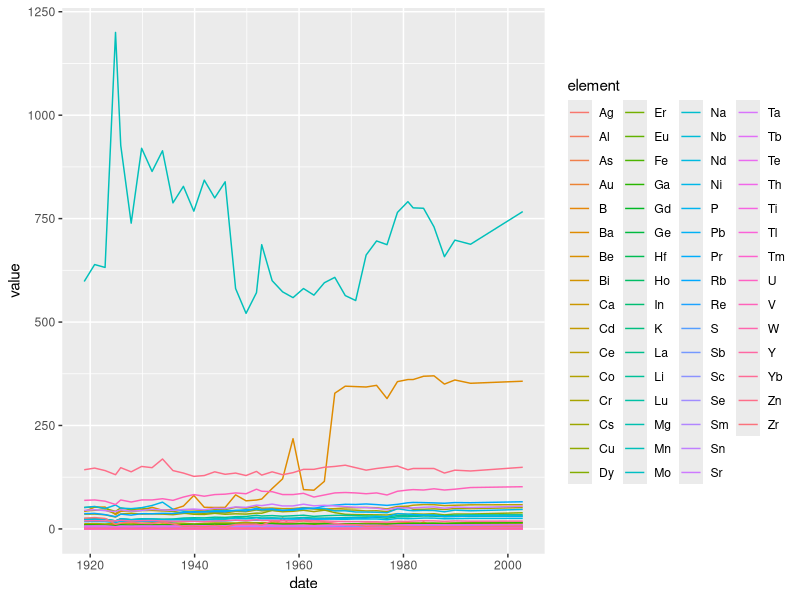
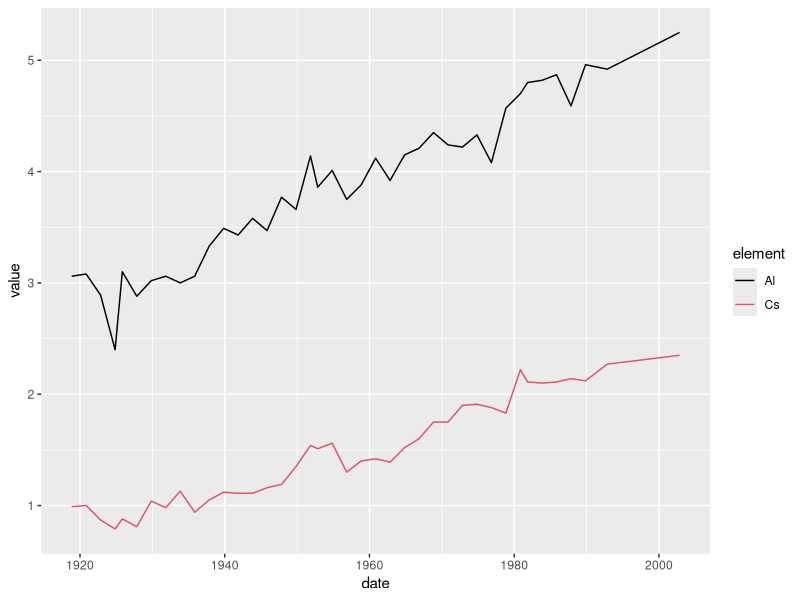

The R script that drew these images, in order:
library(tidyverse)
library(readr)
library(readxl)
library(lubridate)
core <- read_excel("data/coreSample.xlsx")
glimpse(core)

core <- core %>%
  mutate(date = as.Date(as.character(date),format="%Y"))
glimpse(core)

core <- core %>%
  pivot_longer(cols =Li:U, names_to="element")

core %>%
  group_by(element) %>%
  ggplot() +
  geom_line(mapping=aes(x=date,y=value,group=element,color=element))

myColors<-palette("Set1")
core %>%
  filter(element %in% c("Al","Cs")) %>%
  ggplot()+
  geom_line(mapping=aes(x=date,y=value,group=element,color=element)) +
  scale_color_manual(values = myColors)
